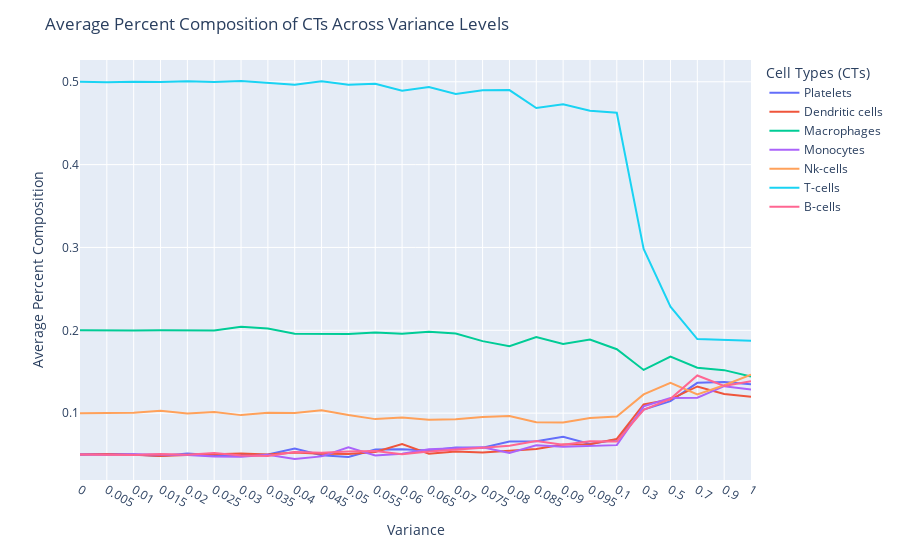

This figure's notebook cell:
### Code cell
fig = px.line(melted, x = 'variable', y = 'value', color = 'index')

fig.update_layout(title = "Average Percent Composition of CTs Across Variance Levels")

# Update x-axis and y-axis labels
fig.update_xaxes(title_text='Variance')
fig.update_yaxes(title_text='Average Percent Composition')
fig.update_layout(legend_title_text='Cell Types (CTs)')

### Figure 1 — Plotly figure (JSON) as saved in the notebook; plotly's stock layout.template omitted (floating-point values rounded to 4 significant figures)
{"data": [{"hovertemplate": "index=Platelets<br>variable=%{x}<br>value=%{y}<extra></extra>", "legendgroup": "Platelets", "line": {"color": "#636efa", "dash": "solid"}, "marker": {"symbol": "circle"}, "mode": "lines", "name": "Platelets", "orientation": "v", "showlegend": true, "type": "scatter", "x": ["0", "0.005", "0.01", "0.015", "0.02", "0.025", "0.03", "0.035", "0.04", "0.045", "0.05", "0.055", "0.06", "0.065", "0.07", "0.075", "0.08", "0.085", "0.09", "0.095", "0.1", "0.3", "0.5", "0.7", "0.9", "1"], "xaxis": "x", "y": [0.05, 0.05074, 0.05003, 0.04815, 0.05134, 0.04925, 0.04941, 0.05018, 0.05722, 0.04914, 0.04707, 0.05605, 0.05644, 0.05492, 0.0584, 0.05826, 0.06567, 0.06623, 0.07152, 0.06292, 0.06813, 0.1043, 0.1145, 0.1366, 0.1375, 0.1348], "yaxis": "y"}, {"hovertemplate": "index=Dendritic cells<br>variable=%{x}<br>value=%{y}<extra></extra>", "legendgroup": "Dendritic cells", "line": {"color": "#EF553B", "dash": "solid"}, "marker": {"symbol": "circle"}, "mode": "lines", "name": "Dendritic cells", "orientation": "v", "showlegend": true, "type": "scatter", "x": ["0", "0.005", "0.01", "0.015", "0.02", "0.025", "0.03", "0.035", "0.04", "0.045", "0.05", "0.055", "0.06", "0.065", "0.07", "0.075", "0.08", "0.085", "0.09", "0.095", "0.1", "0.3", "0.5", "0.7", "0.9", "1"], "xaxis": "x", "y": [0.05, 0.05059, 0.04987, 0.04824, 0.04944, 0.05027, 0.05116, 0.05019, 0.0526, 0.05106, 0.05069, 0.05302, 0.06274, 0.05102, 0.05366, 0.05253, 0.05448, 0.05684, 0.06214, 0.06257, 0.06893, 0.1105, 0.1166, 0.1322, 0.1231, 0.1197], "yaxis": "y"}, {"hovertemplate": "index=Macrophages<br>variable=%{x}<br>value=%{y}<extra></extra>", "legendgroup": "Macrophages", "line": {"color": "#00cc96", "dash": "solid"}, "marker": {"symbol": "circle"}, "mode": "lines", "name": "Macrophages", "orientation": "v", "showlegend": true, "type": "scatter", "x": ["0", "0.005", "0.01", "0.015", "0.02", "0.025", "0.03", "0.035", "0.04", "0.045", "0.05", "0.055", "0.06", "0.065", "0.07", "0.075", "0.08", "0.085", "0.09", "0.095", "0.1", "0.3", "0.5", "0.7", "0.9", "1"], "xaxis": "x", "y": [0.2, 0.1997, 0.1998, 0.2, 0.1997, 0.1998, 0.2043, 0.2022, 0.1958, 0.196, 0.1956, 0.1973, 0.1957, 0.1983, 0.1961, 0.1869, 0.1807, 0.1919, 0.1835, 0.1889, 0.1772, 0.1522, 0.1682, 0.1549, 0.1519, 0.1443], "yaxis": "y"}, {"hovertemplate": "index=Monocytes<br>variable=%{x}<br>value=%{y}<extra></extra>", "legendgroup": "Monocytes", "line": {"color": "#ab63fa", "dash": "solid"}, "marker": {"symbol": "circle"}, "mode": "lines", "name": "Monocytes", "orientation": "v", "showlegend": true, "type": "scatter", "x": ["0", "0.005", "0.01", "0.015", "0.02", "0.025", "0.03", "0.035", "0.04", "0.045", "0.05", "0.055", "0.06", "0.065", "0.07", "0.075", "0.08", "0.085", "0.09", "0.095", "0.1", "0.3", "0.5", "0.7", "0.9", "1"], "xaxis": "x", "y": [0.05, 0.04973, 0.05043, 0.05031, 0.04962, 0.04782, 0.04751, 0.04974, 0.04467, 0.04783, 0.0588, 0.049, 0.05111, 0.05646, 0.0576, 0.05892, 0.05199, 0.06124, 0.05944, 0.06031, 0.06141, 0.1083, 0.1183, 0.1187, 0.1326, 0.1286], "yaxis": "y"}, {"hovertemplate": "index=Nk-cells<br>variable=%{x}<br>value=%{y}<extra></extra>", "legendgroup": "Nk-cells", "line": {"color": "#FFA15A", "dash": "solid"}, "marker": {"symbol": "circle"}, "mode": "lines", "name": "Nk-cells", "orientation": "v", "showlegend": true, "type": "scatter", "x": ["0", "0.005", "0.01", "0.015", "0.02", "0.025", "0.03", "0.035", "0.04", "0.045", "0.05", "0.055", "0.06", "0.065", "0.07", "0.075", "0.08", "0.085", "0.09", "0.095", "0.1", "0.3", "0.5", "0.7", "0.9", "1"], "xaxis": "x", "y": [0.1, 0.1, 0.1004, 0.1028, 0.09962, 0.1013, 0.09764, 0.1005, 0.1001, 0.1034, 0.09766, 0.0928, 0.0947, 0.09194, 0.09258, 0.09535, 0.09651, 0.08894, 0.08885, 0.09427, 0.09596, 0.1226, 0.1365, 0.1227, 0.1337, 0.1466], "yaxis": "y"}, {"hovertemplate": "index=T-cells<br>variable=%{x}<br>value=%{y}<extra></extra>", "legendgroup": "T-cells", "line": {"color": "#19d3f3", "dash": "solid"}, "marker": {"symbol": "circle"}, "mode": "lines", "name": "T-cells", "orientation": "v", "showlegend": true, "type": "scatter", "x": ["0", "0.005", "0.01", "0.015", "0.02", "0.025", "0.03", "0.035", "0.04", "0.045", "0.05", "0.055", "0.06", "0.065", "0.07", "0.075", "0.08", "0.085", "0.09", "0.095", "0.1", "0.3", "0.5", "0.7", "0.9", "1"], "xaxis": "x", "y": [0.5, 0.4995, 0.5001, 0.4998, 0.5006, 0.4997, 0.5009, 0.4989, 0.4965, 0.5005, 0.4964, 0.4977, 0.489, 0.4938, 0.4854, 0.4897, 0.4899, 0.4683, 0.4728, 0.4651, 0.4626, 0.2982, 0.2286, 0.1895, 0.1883, 0.1873], "yaxis": "y"}, {"hovertemplate": "index=B-cells<br>variable=%{x}<br>value=%{y}<extra></extra>", "legendgroup": "B-cells", "line": {"color": "#FF6692", "dash": "solid"}, "marker": {"symbol": "circle"}, "mode": "lines", "name": "B-cells", "orientation": "v", "showlegend": true, "type": "scatter", "x": ["0", "0.005", "0.01", "0.015", "0.02", "0.025", "0.03", "0.035", "0.04", "0.045", "0.05", "0.055", "0.06", "0.065", "0.07", "0.075", "0.08", "0.085", "0.09", "0.095", "0.1", "0.3", "0.5", "0.7", "0.9", "1"], "xaxis": "x", "y": [0.05, 0.04968, 0.04937, 0.05072, 0.04971, 0.05186, 0.04904, 0.0484, 0.05315, 0.0521, 0.05382, 0.05418, 0.05029, 0.05357, 0.05633, 0.05828, 0.0607, 0.06648, 0.06176, 0.06599, 0.06581, 0.1039, 0.1173, 0.1454, 0.1328, 0.1387], "yaxis": "y"}], "layout": {"legend": {"title": {"text": "Cell Types (CTs)"}, "tracegroupgap": 0}, "margin": {"t": 60}, "title": {"text": "Average Percent Composition of CTs Across Variance Levels"}, "xaxis": {"anchor": "y", "domain": [0, 1], "title": {"text": "Variance"}}, "yaxis": {"anchor": "x", "domain": [0, 1], "title": {"text": "Average Percent Composition"}}}}
